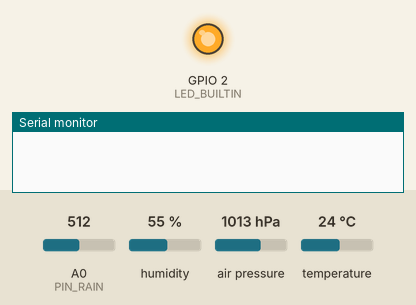
A program run on a simulated ESP8266 (NodeMCU). Shown: output pins drawn as LEDs (lit = HIGH, except the on-board LED, lit = LOW), the last lines printed to the serial monitor. Dashed ring = blinking. Inputs (shaded band) come from the test bench; at power-on: air pressure 1013 hPa, A0 (PIN_RAIN) = 512, humidity 55 %, temperature 24 °C. WiFi joins after 1.5 s; servers stay silent unless stated; no MQTT or app messages arrive unless stated.

Above: at 0.1 s.
At 2.7 s:
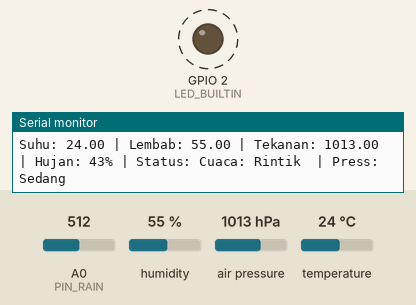
2.8 s: air pressure set to 1001 hPa
6.3 s: air pressure set to 998 hPa
11.5 s: A0 (PIN_RAIN) set to 564
15.0 s: A0 (PIN_RAIN) set to 595
Timing chart, 0 to 20.5 s (numbered marks = the images above; inputs shaded):
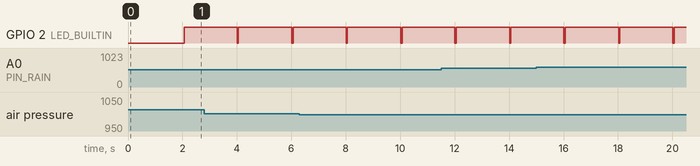

Measured:
- by itself, GPIO 2 (LED_BUILTIN): alternates HIGH for 2.0 s and LOW for 0.05 s

The program:

main.cpp
```cpp
#include <Arduino.h>
#include <ESP8266WiFi.h>
#include <PubSubClient.h>
#include <DHT.h>
#include <Wire.h>
#include <Adafruit_BMP085.h>

// konfigurasi
const char *SSID = "Nama Wifi";
const char *PASS = "Password wifi";
const char *MQTT_BROKER = "broker.hivemq.com";
const char *MQTT_ID = "ESP8266_Minimalist_001";
const int MQTT_PORT = 1883;

// atur pin dan hardware
#define PIN_DHT 14
#define PIN_RAIN A0
#define RAIN_DRY 750
#define RAIN_WET 200

DHT dht(PIN_DHT, DHT22);
Adafruit_BMP085 bmp;
WiFiClient espClient;
PubSubClient client(espClient);

unsigned long lastMsg = 0;

// konfigurasi sensor

float getTemp() { return dht.readTemperature(); }
float getHumid() { return dht.readHumidity(); }
float getPress()
{
  float p = bmp.readPressure();
  return (p == 0) ? 0 : p / 100.0F;
}


int getRainPct()
{
  int raw = analogRead(PIN_RAIN);
  return constrain(map(raw, RAIN_WET, RAIN_DRY, 100, 0), 0, 100);
}

String getRainStatus(int pct)
{
  if (pct <= 30)
    return "Kering ";
  if (pct <= 50)
    return "Rintik ";
  if (pct <= 80)
    return "Hujan Sedang ";
  return "Hujan Deras! ";
}

String getPressStatus(float p)
{
  return (p > 1013) ? "Tinggi" : (p >= 1000) ? "Sedang"
                                             : "Rendah";
}

// wifi setup

void setupWiFi()
{
  WiFi.mode(WIFI_STA);
  WiFi.begin(SSID, PASS);
  while (WiFi.status() != WL_CONNECTED)
    delay(500);
}

void reconnect()
{
  while (!client.connected())
  {
    if (client.connect(MQTT_ID))
    {
      client.publish("station/cuaca/status", "Online");
    }
    else
    {
      delay(5000);
    }
  }
}

// led builtin indikator koenksi mqtt dan wifi

void setup()
{
  Serial.begin(115200);
  pinMode(LED_BUILTIN, OUTPUT);
  dht.begin();
  bmp.begin();

  setupWiFi();
  client.setServer(MQTT_BROKER, MQTT_PORT);
}

void loop()
{
  if (!client.connected())
    reconnect();
  client.loop();

//logika milis mengirim pesan setiao 2 detik
  if (millis() - lastMsg > 2000)
  {
    lastMsg = millis();

    float t = getTemp();
    float h = getHumid();
    float p = getPress();
    int r = getRainPct();

// serial monitor
    String stat = "Cuaca: " + getRainStatus(r) + " | Press: " + getPressStatus(p);

    Serial.print("Suhu: ");
    Serial.print(t);
    Serial.print(" | Lembab: ");
    Serial.print(h);
    Serial.print(" | Tekanan: ");
    Serial.print(p);
    Serial.print(" | Hujan: ");
    Serial.print(r);
    Serial.print("% | Status: ");
    Serial.println(stat);

    if (isnan(t) || isnan(h))
      return;

// mqtt_sub
    char buf[10];
    dtostrf(t, 1, 2, buf);
    client.publish("station/cuaca/suhu", buf);
    dtostrf(h, 1, 2, buf);
    client.publish("station/cuaca/lembab", buf);
    dtostrf(p, 1, 2, buf);
    client.publish("station/cuaca/tekanan", buf);
    itoa(r, buf, 10);
    client.publish("station/cuaca/hujan", buf);

     stat = "Cuaca: " + getRainStatus(r) + " | Press: " + getPressStatus(p);
    client.publish("station/cuaca/status", stat.c_str());

    // Indikator LED
    digitalWrite(LED_BUILTIN, LOW);
    delay(50);
    digitalWrite(LED_BUILTIN, HIGH);
  }
}
```
